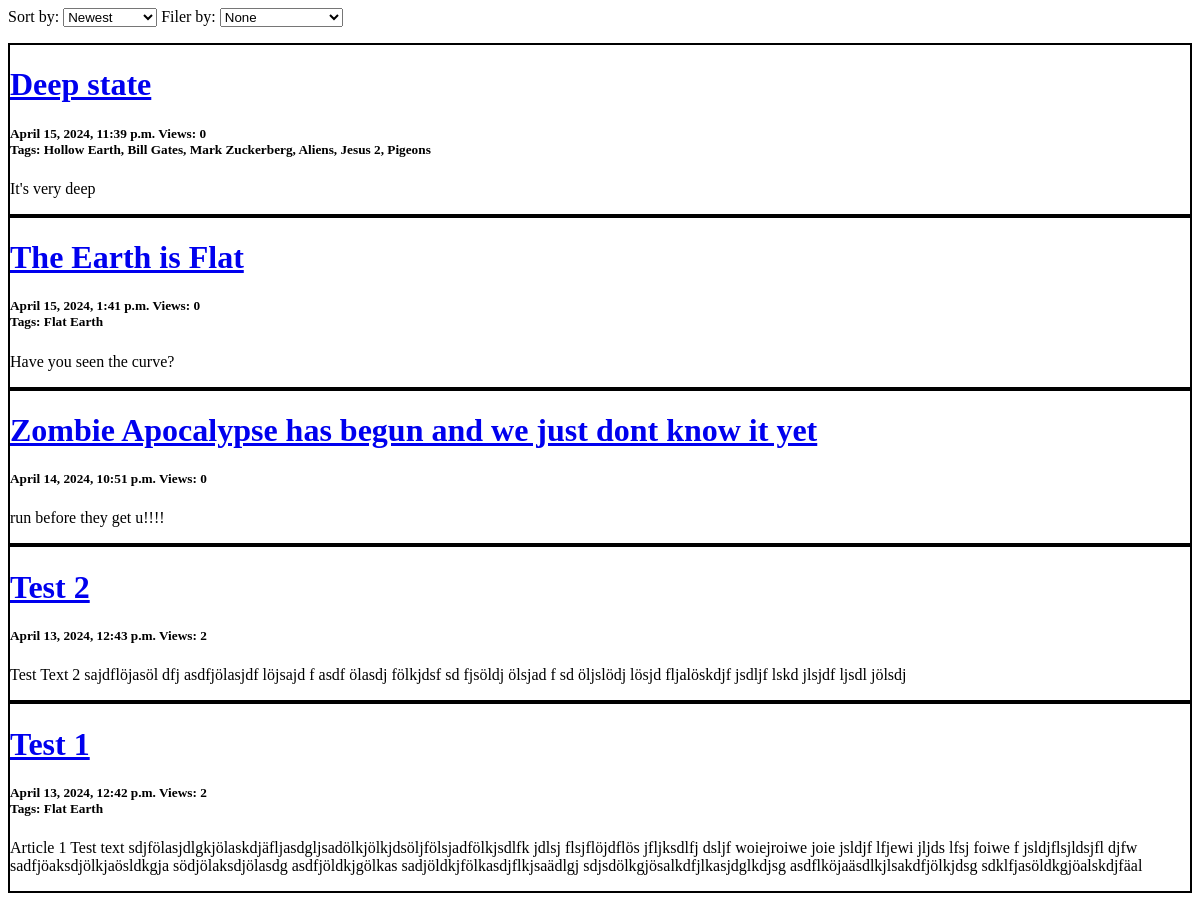
The app's page /articles/, older data.
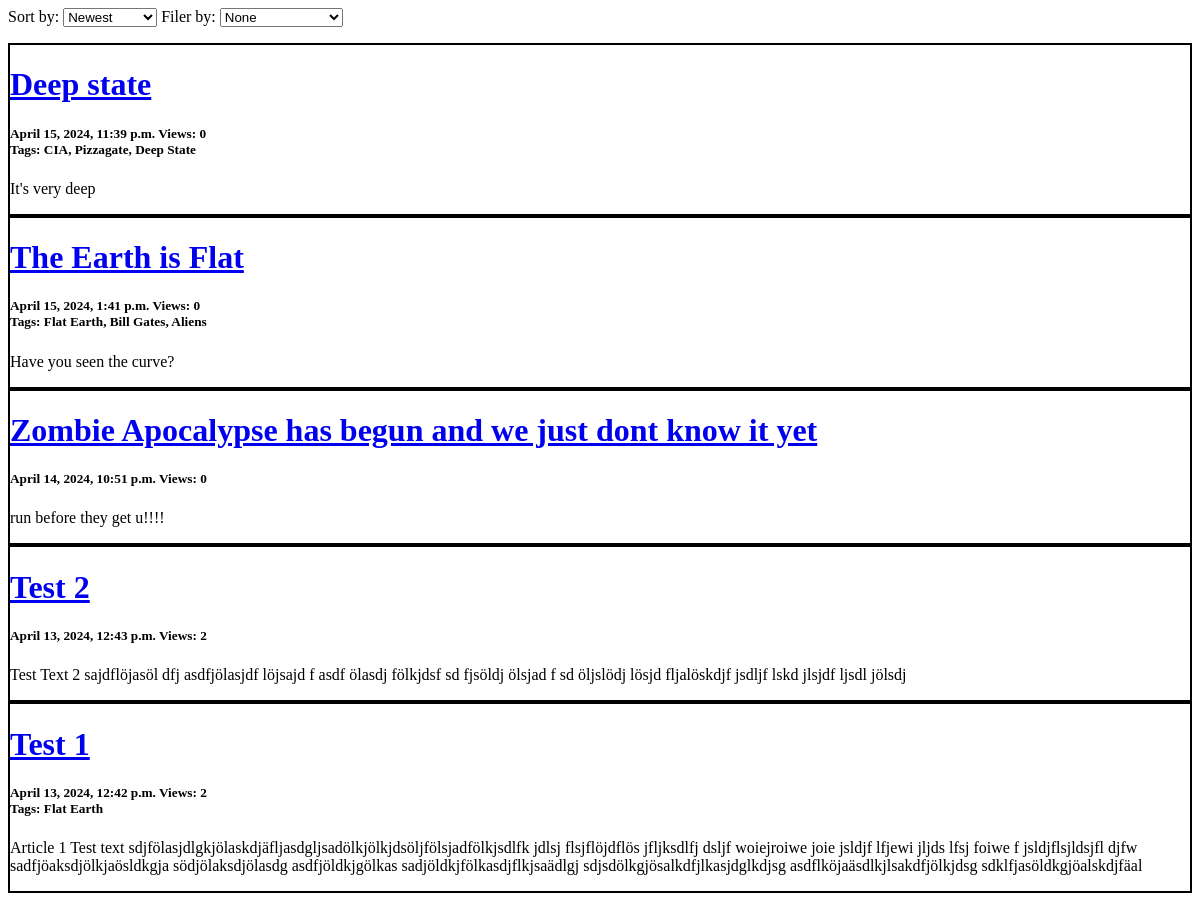
The same page, newer data.
### articles/models.py (models this page shows, shortened)
class Article(models.Model):
    heading = models.CharField(max_length=150)
    text = models.TextField(max_length=10000)
    pub_date = models.DateTimeField()
    tags = models.ManyToManyField(Tag)
    picture = models.ImageField(
        upload_to="article_pictures/",
        height_field=None,
        width_field=None,
        max_length=100,
        blank=True,
    )
    view_count = models.IntegerField(default=0)
    author = models.ForeignKey(
        "authors.Author", on_delete=models.CASCADE, default=1
    )

class Tag(models.Model):
    text = models.CharField(max_length=50)
    count = models.IntegerField(default=0)
    def __str__(self):
        return self.text

### articles/views.py (the view)
# urls.py: path("", views.index, name="index"),
def index(request):
    articles, sort, sort_options = sorter(request)
    filtered, filt, filts = filterer(request, articles)
    context = {
        "articles_list": filtered,
        "sort_order": sort,
        "sort_options": sort_options,
        "filt": filt,
        "filters": filts,
    }
    return render(request, "articles/index.html", context)

### articles/views.py (called while the page is built)
def sorter(request):
    if order := request.GET.get("article-sort"):
        sort = order
        if order == "Newest":
            articles = Article.objects.order_by("-pub_date")
        elif order == "Oldest":
            articles = Article.objects.order_by("pub_date")
        elif order == "A-Z":
            articles = Article.objects.order_by("heading")
        elif order == "Z-A":
            articles = Article.objects.order_by("-heading")
        elif order == "Most Views":
            articles = Article.objects.order_by("-view_count")
        else:
            articles = Article.objects.order_by("view_count")
    else:
        articles = Article.objects.order_by("-pub_date")
        sort = "Newest"
    sort_options = (
        "Newest",
        "Oldest",
        "A-Z",
        "Z-A",
        "Most Views",
        "Least Views",
    )
    return (articles, sort, sort_options)

def filterer(request, articles):
    filter_options = Tag.objects.all()
    if request.GET.get("article-filter") == "None":
        filt = "None"
        filtered = articles
    elif filt := request.GET.get("article-filter"):
        filtered = articles.filter(tags=Tag.objects.get(text=filt))
    else:
        filt = "None"
        filtered = articles
    return (filtered, filt, filter_options)

### articles/templates/articles/index.html (shortened to what this page needs)
<form action="{% url 'articles:index'%}" method="get">
  <label for="article-sort">Sort by:</label>
  <select name="article-sort" id="article-sort", onchange='if(this.value != 0) { this.form.submit(); }'>
    {% for option_value in sort_options %}
      <option value="{{ option_value }}" {% if sort_order == option_value %} selected {% endif %}>{{ option_value }}</option>
    {% endfor %}
  </select>
  <label for="article-filter">Filer by:</label>
  <select name="article-filter" id="article-filter", onchange='if(this.value != 0) { this.form.submit(); }'>
    <option value="None" {% if filt == None %} selected {% endif %}>None</option>
  </select>
</form>
{% if articles_list %}
  <div>
    {% for article in articles_list %}
    <div style="border: 2px solid black;">
      <h1><a href="{% url 'articles:article' article.id %}">{{ article.heading }}</a></h1>
      <h5> {{ article.pub_date }} Views: {{ article.view_count }}<br>
        {% if article.tags.all %}
          Tags:
            {% for item in article.tags.all %}
              {{ item.text }}{% if not forloop.last %}, {% endif %}
            {% endfor %}
        {% endif %}</h5>
      <p> {{ article.text }} </p>
    </div>
  {% endfor %}
  </div>
{% else %}
    <p>No Articles are availabe.</p>
{% endif %}

Row changes from the older to the newer data that the page shows:
changed Article "Deep state": loses Tag (text "Hollow Earth"); loses Tag (text "Mark Zuckerberg"); loses Tag (text "Jesus 2"); loses Tag (text "Pigeons"); gains Tag (text "CIA"); gains Tag (text "Pizzagate"); gains Tag (text "Deep State"); loses Tag (text "Bill Gates"); loses Tag (text "Aliens")
changed Article "The Earth is Flat": gains Tag (text "Bill Gates"); gains Tag (text "Aliens")
shown differently, row unchanged: Tag "Flat Earth": now shows ","
